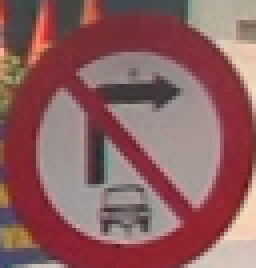
#> input picture images/test-3-classes/2/321.png, 64 x 67 px, found by its file name (shown 4 times larger)
$ python draw_grid.py
#> lines starting #> are read from the running program, lines starting #| are printed output that depends on the picture; after the words box and inside, x2 and y2 are one past the last pixel; in counts of white or black regions, pixels touching at a corner belong together
import matplotlib
import numpy as np
import cv2

if __name__ == '__main__':

    im = cv2.imread(r'images\test-3-classes\2\321.png')
#> im is the input picture: shape (67, 64, 3); mean B, G, R 96.4, 95.2, 141.5
    im = cv2.resize(im, (96,96))
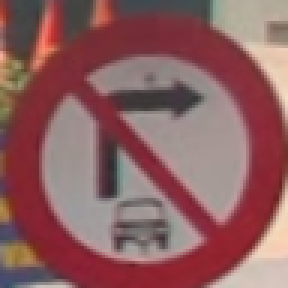
#> im: shape (96, 96, 3) (shown 3 times larger); mean B, G, R 96.3, 95, 141.4
    im_ = im.copy()
    im = cv2.cvtColor(im, cv2.COLOR_BGR2GRAY)
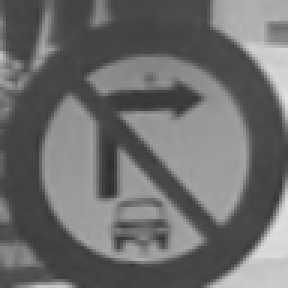
#> im: shape (96, 96) (shown 3 times larger); min 45, max 225, mean 109

    # cell split for  HOG
    pixels_per_cell=(8, 8)
    cells_per_block=(4, 4)

    for i in range(96//pixels_per_cell[0]):
        for j in range(96//pixels_per_cell[1]):
            if not (i==0 or j==0):
                continue
            cv2.line(im_, (i*pixels_per_cell[0], j*pixels_per_cell[1]), ((i*pixels_per_cell[0]+96, j*pixels_per_cell[1])), color=(0,255,0), thickness=1)
            cv2.line(im_, (i*pixels_per_cell[0], j*pixels_per_cell[1]), ((i*pixels_per_cell[0], j*pixels_per_cell[1]+96)), color=(0,255,0), thickness=1)
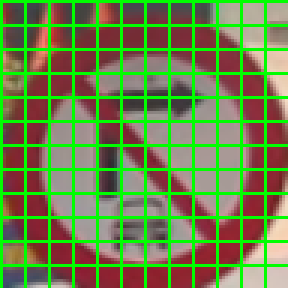
#> im_: shape (96, 96, 3) (shown 3 times larger); mean B, G, R 73.8, 132.6, 108.5


    cv2.line(im_, (95,0), (95,95), (0,255,0), 1)
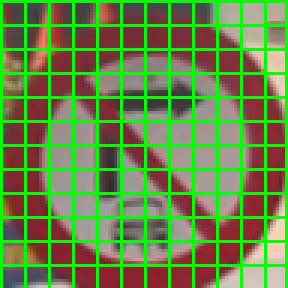
#> im_: shape (96, 96, 3) (shown 3 times larger); 0.91% of pixels changed, all inside (x1, y1, x2, y2) = (95, 1, 96, 96)
    cv2.line(im_, (0,95), (95,95), (0,255,0), 1)
    i=j=2
    cv2.rectangle(im_, (0+32,0),(32+32,32), (255,0,0), 1)
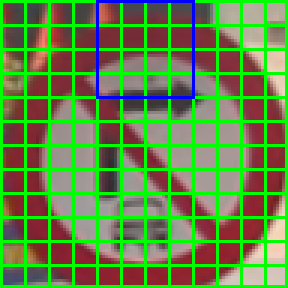
#> im_: shape (96, 96, 3) (shown 3 times larger); mean B, G, R 75, 131.2, 105.3

    cv2.imwrite('output-images\lines.png', im_)

$ run again, with images/test-3-classes/2/11.png copied over images/test-3-classes/2/321.png
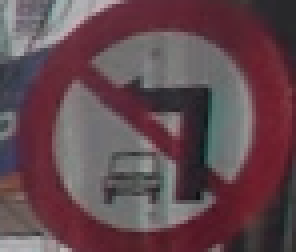
#> input picture images/test-3-classes/2/11.png, 74 x 63 px, found by its file name (shown 4 times larger)
#> im is the input picture: shape (63, 74, 3); mean B, G, R 79.7, 73.1, 99
#> `im = cv2.cvtColor(im, cv2.COLOR_BGR2GRAY)`:
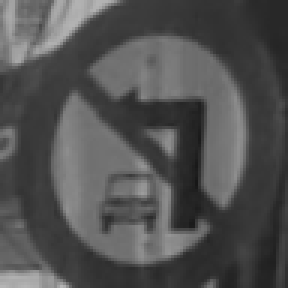
#> im: shape (96, 96) (shown 3 times larger); min 23, max 181, mean 81.5
#> `cv2.rectangle(im_, (0+32,0),(32+32,32), (255,0,0), 1)`:
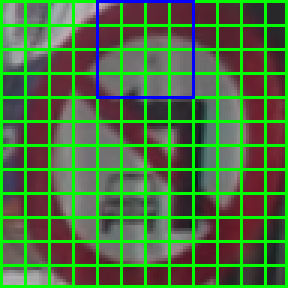
#> im_: shape (96, 96, 3) (shown 3 times larger); mean B, G, R 63, 115.4, 74

$ run again, with images/test-3-classes/2/206.png copied over images/test-3-classes/2/321.png
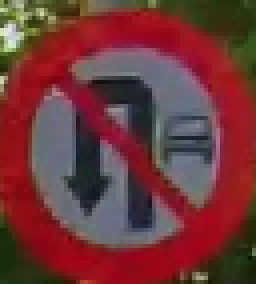
#> input picture images/test-3-classes/2/206.png, 64 x 71 px, found by its file name (shown 4 times larger)
#> im is the input picture: shape (71, 64, 3); mean B, G, R 57, 55.4, 111.7
#> `im = cv2.cvtColor(im, cv2.COLOR_BGR2GRAY)`:
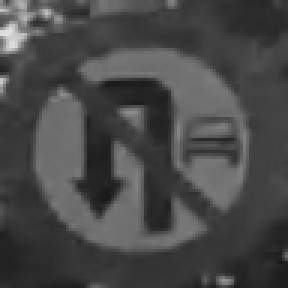
#> im: shape (96, 96) (shown 3 times larger); min 24, max 223, mean 72.3
#> `cv2.rectangle(im_, (0+32,0),(32+32,32), (255,0,0), 1)`:
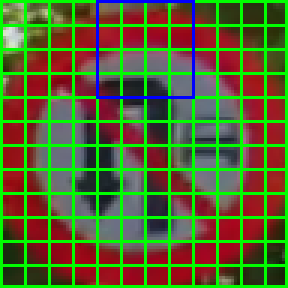
#> im_: shape (96, 96, 3) (shown 3 times larger); mean B, G, R 46.4, 102, 83.9

$ run again, with images/test-3-classes/2/218.png copied over images/test-3-classes/2/321.png
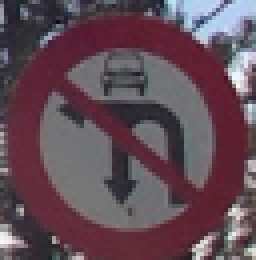
#> input picture images/test-3-classes/2/218.png, 64 x 65 px, found by its file name (shown 4 times larger)
#> im is the input picture: shape (65, 64, 3); mean B, G, R 86.3, 76, 98.2
#> `im = cv2.cvtColor(im, cv2.COLOR_BGR2GRAY)`:
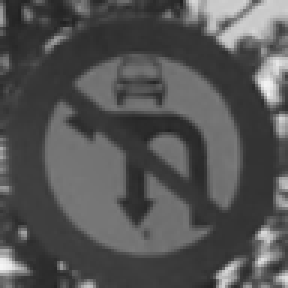
#> im: shape (96, 96) (shown 3 times larger); min 31, max 245, mean 83.7
#> `cv2.rectangle(im_, (0+32,0),(32+32,32), (255,0,0), 1)`:
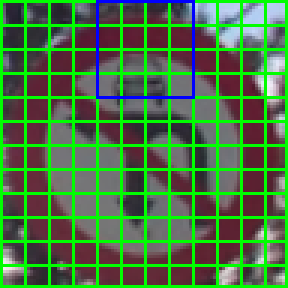
#> im_: shape (96, 96, 3) (shown 3 times larger); mean B, G, R 67.6, 117.2, 73.2
